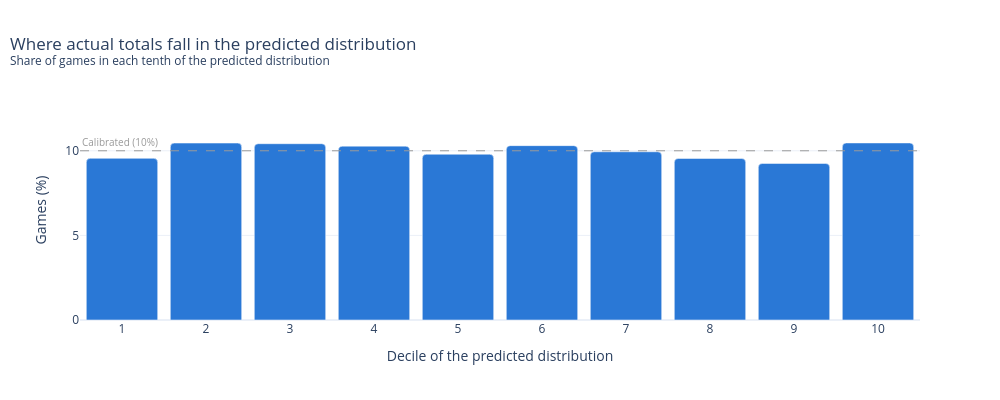

Notebook code for this chart:
### Code cell
plot_total_pit(totals.total_pit(preds)).show()

### Figure 1 — Plotly figure (JSON) as saved in the notebook; plotly's stock layout.template omitted (floating-point values rounded to 4 significant figures)
{"data": [{"hovertemplate": "Decile %{x}: %{y:.1f}% of games<extra></extra>", "marker": {"color": "#2a78d6", "cornerradius": 4}, "type": "bar", "x": [1, 2, 3, 4, 5, 6, 7, 8, 9, 10], "y": [9.554, 10.45, 10.42, 10.27, 9.796, 10.3, 9.94, 9.547, 9.251, 10.46]}], "layout": {"annotations": [{"font": {"color": "#9a9a9a", "size": 10}, "showarrow": false, "text": "Calibrated (10%)", "x": 0, "xanchor": "left", "xref": "x domain", "y": 10, "yanchor": "bottom", "yref": "y"}], "bargap": 0.15, "height": 400, "hoverlabel": {"bgcolor": "white"}, "shapes": [{"line": {"color": "#9a9a9a", "dash": "dash", "width": 1}, "type": "line", "x0": 0, "x1": 1, "xref": "x domain", "y0": 10, "y1": 10, "yref": "y"}], "title": {"text": "Where actual totals fall in the predicted distribution<br><sup>Share of games in each tenth of the predicted distribution</sup>", "x": 0.01}, "width": 1000, "xaxis": {"dtick": 1, "title": {"text": "Decile of the predicted distribution"}}, "yaxis": {"range": [0, 13], "title": {"text": "Games (%)"}}}}
